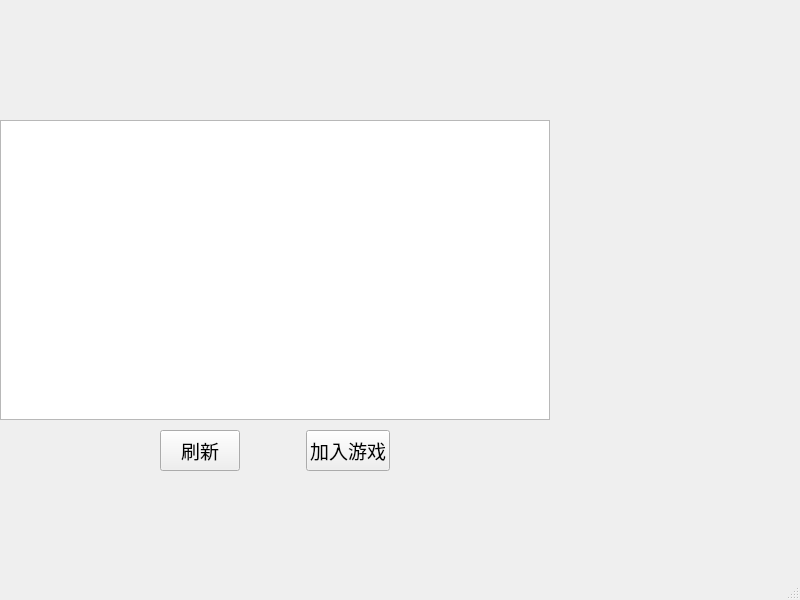
<?xml version="1.0" encoding="UTF-8"?>
<ui version="4.0">
 <class>GameMenuWindow</class>
 <widget class="QMainWindow" name="GameMenuWindow">
  <property name="geometry">
   <rect>
    <x>0</x>
    <y>0</y>
    <width>800</width>
    <height>600</height>
   </rect>
  </property>
  <property name="windowTitle">
   <string>GameMenuWindow</string>
  </property>
  <widget class="QWidget" name="centralwidget">
   <widget class="QTableView" name="roomsTableView">
    <property name="geometry">
     <rect>
      <x>0</x>
      <y>120</y>
      <width>550</width>
      <height>300</height>
     </rect>
    </property>
   </widget>
   <widget class="QWidget" name="horizontalLayoutWidget">
    <property name="geometry">
     <rect>
      <x>100</x>
      <y>430</y>
      <width>351</width>
      <height>41</height>
     </rect>
    </property>
    <layout class="QHBoxLayout" name="horizontalLayout">
     <item>
      <widget class="QPushButton" name="refreshRoomInfoButton">
       <property name="sizePolicy">
        <sizepolicy hsizetype="Fixed" vsizetype="Expanding">
         <horstretch>0</horstretch>
         <verstretch>0</verstretch>
        </sizepolicy>
       </property>
       <property name="font">
        <font>
         <family>楷体</family>
         <pointsize>14</pointsize>
        </font>
       </property>
       <property name="text">
        <string>刷新</string>
       </property>
      </widget>
     </item>
     <item>
      <widget class="QPushButton" name="joinGamePushButton">
       <property name="sizePolicy">
        <sizepolicy hsizetype="Fixed" vsizetype="Expanding">
         <horstretch>0</horstretch>
         <verstretch>0</verstretch>
        </sizepolicy>
       </property>
       <property name="font">
        <font>
         <family>楷体</family>
         <pointsize>14</pointsize>
        </font>
       </property>
       <property name="text">
        <string>加入游戏</string>
       </property>
      </widget>
     </item>
    </layout>
   </widget>
   <widget class="QLabel" name="messageLabel">
    <property name="geometry">
     <rect>
      <x>10</x>
      <y>490</y>
      <width>211</width>
      <height>31</height>
     </rect>
    </property>
    <property name="font">
     <font>
      <family>楷体</family>
      <pointsize>14</pointsize>
     </font>
    </property>
    <property name="text">
     <string/>
    </property>
   </widget>
  </widget>
  <widget class="QMenuBar" name="menubar">
   <property name="geometry">
    <rect>
     <x>0</x>
     <y>0</y>
     <width>800</width>
     <height>23</height>
    </rect>
   </property>
  </widget>
  <widget class="QStatusBar" name="statusbar"/>
 </widget>
 <resources/>
 <connections/>
</ui>
